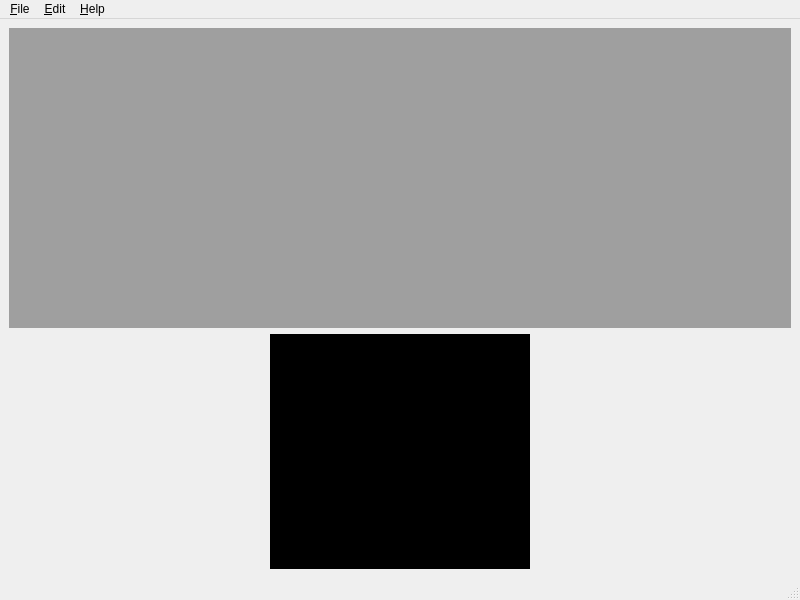
<?xml version="1.0" encoding="UTF-8"?>
<ui version="4.0">
 <class>MainWindow</class>
 <widget class="QMainWindow" name="MainWindow">
  <property name="geometry">
   <rect>
    <x>0</x>
    <y>0</y>
    <width>800</width>
    <height>600</height>
   </rect>
  </property>
  <property name="windowTitle">
   <string>VIA Annotation Organizer</string>
  </property>
  <widget class="QWidget" name="centralwidget">
   <layout class="QVBoxLayout" name="verticalLayout">
    <item>
     <widget class="QMdiArea" name="mdiArea">
      <property name="maximumSize">
       <size>
        <width>16777215</width>
        <height>300</height>
       </size>
      </property>
      <property name="activationOrder">
       <enum>QMdiArea::CreationOrder</enum>
      </property>
      <property name="viewMode">
       <enum>QMdiArea::SubWindowView</enum>
      </property>
     </widget>
    </item>
    <item>
     <layout class="QHBoxLayout" name="horizontalLayout">
      <item>
       <spacer name="horizontalSpacer">
        <property name="orientation">
         <enum>Qt::Horizontal</enum>
        </property>
        <property name="sizeHint" stdset="0">
         <size>
          <width>40</width>
          <height>20</height>
         </size>
        </property>
       </spacer>
      </item>
      <item>
       <widget class="QGraphicsView" name="graphicsView">
        <property name="minimumSize">
         <size>
          <width>200</width>
          <height>0</height>
         </size>
        </property>
        <property name="acceptDrops">
         <bool>false</bool>
        </property>
        <property name="styleSheet">
         <string notr="true">background-color: rgb(0, 0, 0);</string>
        </property>
        <property name="frameShape">
         <enum>QFrame::StyledPanel</enum>
        </property>
       </widget>
      </item>
      <item>
       <spacer name="horizontalSpacer_2">
        <property name="orientation">
         <enum>Qt::Horizontal</enum>
        </property>
        <property name="sizeHint" stdset="0">
         <size>
          <width>40</width>
          <height>20</height>
         </size>
        </property>
       </spacer>
      </item>
     </layout>
    </item>
   </layout>
  </widget>
  <widget class="QMenuBar" name="menubar">
   <property name="geometry">
    <rect>
     <x>0</x>
     <y>0</y>
     <width>800</width>
     <height>22</height>
    </rect>
   </property>
   <widget class="QMenu" name="menu_File">
    <property name="title">
     <string>&amp;File</string>
    </property>
    <addaction name="action_Open"/>
    <addaction name="action_Save"/>
    <addaction name="separator"/>
    <addaction name="action_Quit"/>
   </widget>
   <widget class="QMenu" name="menu_Edit">
    <property name="title">
     <string>&amp;Edit</string>
    </property>
    <addaction name="action_Delete"/>
    <addaction name="separator"/>
    <addaction name="actionConvert_to_simple_name"/>
    <addaction name="actionConvert_to_VIA_naming"/>
   </widget>
   <widget class="QMenu" name="menu_Quit">
    <property name="title">
     <string>&amp;Help</string>
    </property>
   </widget>
   <addaction name="menu_File"/>
   <addaction name="menu_Edit"/>
   <addaction name="menu_Quit"/>
  </widget>
  <widget class="QStatusBar" name="statusbar"/>
  <action name="action_Open">
   <property name="text">
    <string>&amp;Open</string>
   </property>
   <property name="shortcut">
    <string>Ctrl+O</string>
   </property>
  </action>
  <action name="action_Save">
   <property name="text">
    <string>&amp;Save</string>
   </property>
   <property name="shortcut">
    <string>Ctrl+S</string>
   </property>
  </action>
  <action name="action_Delete">
   <property name="text">
    <string>&amp;Delete</string>
   </property>
   <property name="shortcut">
    <string>Del, Backspace</string>
   </property>
  </action>
  <action name="action_Quit">
   <property name="text">
    <string>&amp;Quit</string>
   </property>
  </action>
  <action name="actionConvert_to_simple_name">
   <property name="text">
    <string>Convert to &amp;Simple naming</string>
   </property>
  </action>
  <action name="actionConvert_to_VIA_naming">
   <property name="text">
    <string>Convert to &amp;VIA naming</string>
   </property>
  </action>
 </widget>
 <resources/>
 <connections/>
</ui>
